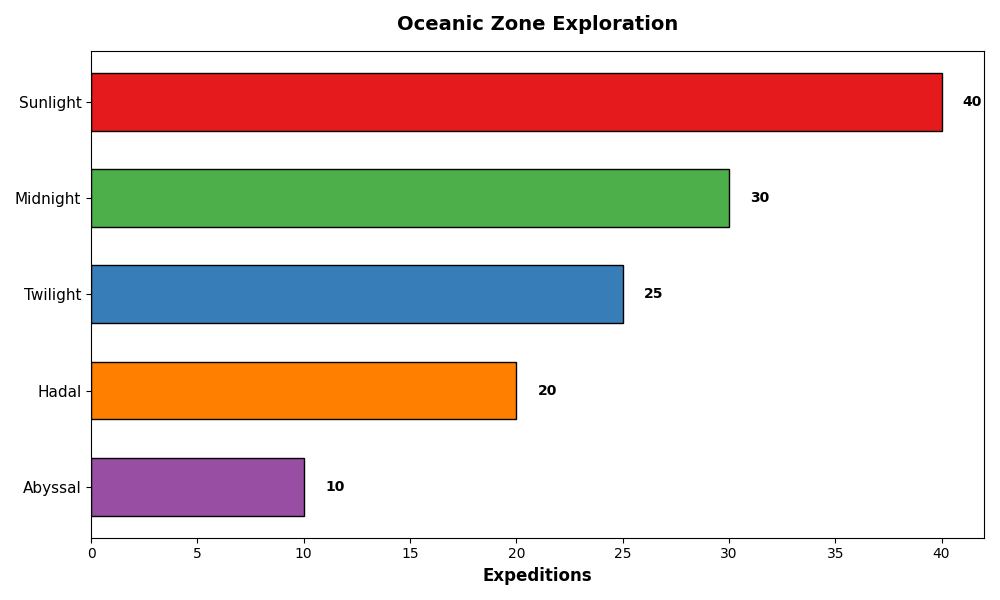

Python code for this plot:
import matplotlib.pyplot as plt

# Original data
zones = ['Sunlight', 'Twilight', 'Midnight', 'Abyssal', 'Hadal']
expeditions = [40, 25, 30, 10, 20] 
new_colors = ['#e41a1c', '#377eb8', '#4daf4a', '#984ea3', '#ff7f00']

# Zip, sort, and unzip the data
sorted_data = sorted(zip(expeditions, zones, new_colors), key=lambda x: x[0])
expeditions, zones, new_colors = zip(*sorted_data)

fig, ax = plt.subplots(figsize=(10, 6))

# Plotting
ax.barh(zones, expeditions, color=new_colors, edgecolor='black', height=0.6)

ax.set_xlabel('Expeditions', fontsize=12, fontweight='bold')
ax.set_title('Oceanic Zone Exploration', fontsize=14, fontweight='bold', pad=15)

# Add data labels
for bar in ax.containers[0]:
    width = bar.get_width()
    ax.text(width + 1, bar.get_y() + bar.get_height() / 2, f'{width}', va='center', fontsize=10, fontweight='bold', color='black')

ax.set_yticks(range(len(zones)))
ax.set_yticklabels(zones, fontsize=11)

plt.tight_layout()
plt.show()
